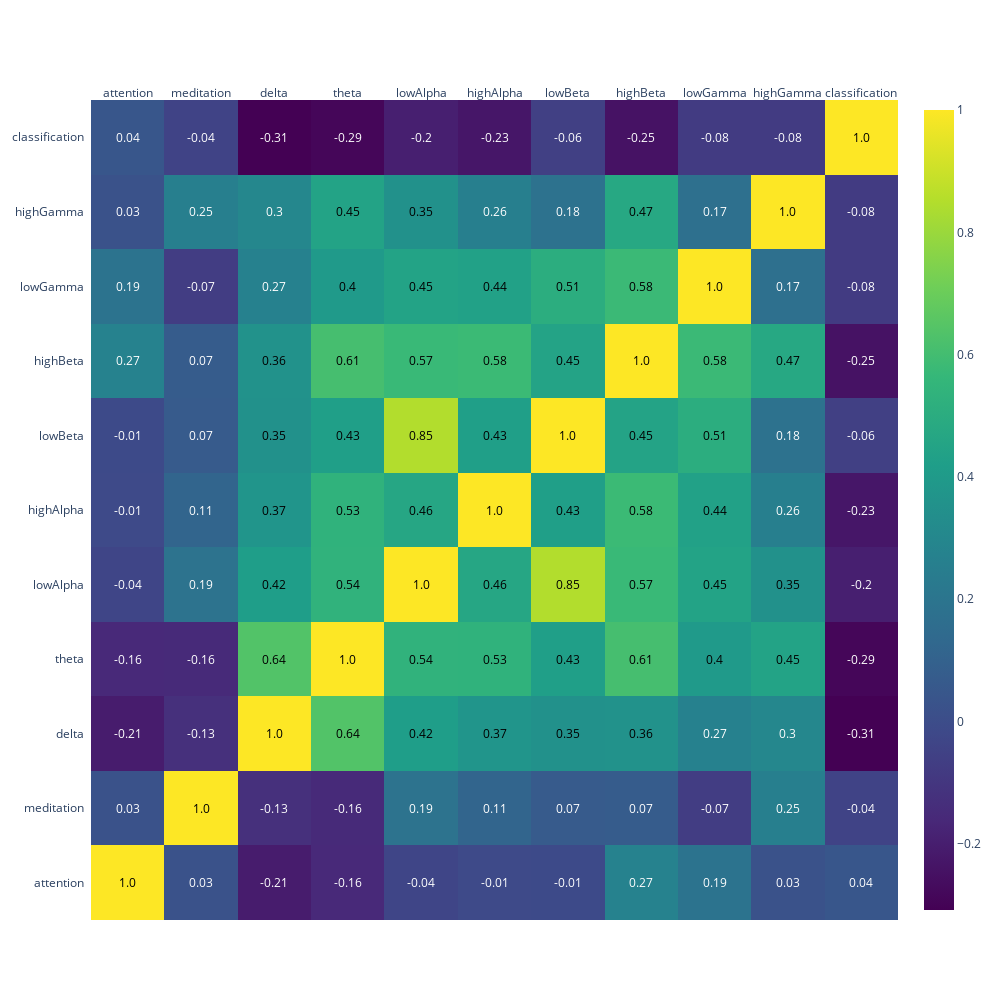

Notebook code cell kept with this figure:
### Markdown cell above
Для начала посмотрим на связи между признаками:

### Code cell
data_corr = data.corr(method='spearman') # '''создаём матрицу корреляций (с коэффициентами корреляции 
# Спирмена, поскольку мы ищем зависимости между количественными данными, не распределёнными нормально, 
# и категориальным признаком)'''

x = list(data_corr.columns)
y = list(data_corr.index)
z = np.array(data_corr)

fig = ff.create_annotated_heatmap(
    z,
    x = x,
    y = y ,
    annotation_text = np.around(z, decimals=2),
    hoverinfo='z',
    colorscale='Viridis',
    showscale=True
    )
fig.update_layout(height=1000, width=1000, showlegend=True)
#fig.update_layout(legend=dict(title=dict(text='Legend')))
fig.show()

### Figure 1 — Plotly figure (JSON) as saved in the notebook; plotly's stock layout.template omitted (floating-point values rounded to 4 significant figures)
{"data": [{"colorscale": [[0, "#440154"], [0.1111, "#482878"], [0.2222, "#3e4989"], [0.3333, "#31688e"], [0.4444, "#26828e"], [0.5556, "#1f9e89"], [0.6667, "#35b779"], [0.7778, "#6ece58"], [0.8889, "#b5de2b"], [1, "#fde725"]], "hoverinfo": "z", "reversescale": false, "showscale": true, "type": "heatmap", "x": ["attention", "meditation", "delta", "theta", "lowAlpha", "highAlpha", "lowBeta", "highBeta", "lowGamma", "highGamma", "classification"], "y": ["attention", "meditation", "delta", "theta", "lowAlpha", "highAlpha", "lowBeta", "highBeta", "lowGamma", "highGamma", "classification"], "z": [[1, 0.02599, -0.2061, -0.1574, -0.03517, -0.01312, -0.01155, 0.2736, 0.1891, 0.02562, 0.04465], [0.02599, 1, -0.128, -0.1553, 0.1868, 0.1122, 0.06521, 0.06969, -0.07065, 0.2544, -0.04392], [-0.2061, -0.128, 1, 0.6377, 0.4213, 0.3699, 0.3493, 0.3558, 0.2672, 0.2999, -0.3083], [-0.1574, -0.1553, 0.6377, 1, 0.5367, 0.5335, 0.4254, 0.6079, 0.3968, 0.4451, -0.2886], [-0.03517, 0.1868, 0.4213, 0.5367, 1, 0.4631, 0.8495, 0.5745, 0.4467, 0.3494, -0.1951], [-0.01312, 0.1122, 0.3699, 0.5335, 0.4631, 1, 0.4272, 0.5803, 0.4365, 0.2568, -0.2295], [-0.01155, 0.06521, 0.3493, 0.4254, 0.8495, 0.4272, 1, 0.4486, 0.5065, 0.1811, -0.05938], [0.2736, 0.06969, 0.3558, 0.6079, 0.5745, 0.5803, 0.4486, 1, 0.5782, 0.4739, -0.2457], [0.1891, -0.07065, 0.2672, 0.3968, 0.4467, 0.4365, 0.5065, 0.5782, 1, 0.17, -0.07982], [0.02562, 0.2544, 0.2999, 0.4451, 0.3494, 0.2568, 0.1811, 0.4739, 0.17, 1, -0.08096], [0.04465, -0.04392, -0.3083, -0.2886, -0.1951, -0.2295, -0.05938, -0.2457, -0.07982, -0.08096, 1]]}], "layout": {"annotations": [{"font": {"color": "#000000"}, "showarrow": false, "text": "1.0", "x": "attention", "xref": "x", "y": "attention", "yref": "y"}, {"font": {"color": "#FFFFFF"}, "showarrow": false, "text": "0.03", "x": "meditation", "xref": "x", "y": "attention", "yref": "y"}, {"font": {"color": "#FFFFFF"}, "showarrow": false, "text": "-0.21", "x": "delta", "xref": "x", "y": "attention", "yref": "y"}, {"font": {"color": "#FFFFFF"}, "showarrow": false, "text": "-0.16", "x": "theta", "xref": "x", "y": "attention", "yref": "y"}, {"font": {"color": "#FFFFFF"}, "showarrow": false, "text": "-0.04", "x": "lowAlpha", "xref": "x", "y": "attention", "yref": "y"}, {"font": {"color": "#FFFFFF"}, "showarrow": false, "text": "-0.01", "x": "highAlpha", "xref": "x", "y": "attention", "yref": "y"}, {"font": {"color": "#FFFFFF"}, "showarrow": false, "text": "-0.01", "x": "lowBeta", "xref": "x", "y": "attention", "yref": "y"}, {"font": {"color": "#FFFFFF"}, "showarrow": false, "text": "0.27", "x": "highBeta", "xref": "x", "y": "attention", "yref": "y"}, {"font": {"color": "#FFFFFF"}, "showarrow": false, "text": "0.19", "x": "lowGamma", "xref": "x", "y": "attention", "yref": "y"}, {"font": {"color": "#FFFFFF"}, "showarrow": false, "text": "0.03", "x": "highGamma", "xref": "x", "y": "attention", "yref": "y"}, {"font": {"color": "#FFFFFF"}, "showarrow": false, "text": "0.04", "x": "classification", "xref": "x", "y": "attention", "yref": "y"}, {"font": {"color": "#FFFFFF"}, "showarrow": false, "text": "0.03", "x": "attention", "xref": "x", "y": "meditation", "yref": "y"}, {"font": {"color": "#000000"}, "showarrow": false, "text": "1.0", "x": "meditation", "xref": "x", "y": "meditation", "yref": "y"}, {"font": {"color": "#FFFFFF"}, "showarrow": false, "text": "-0.13", "x": "delta", "xref": "x", "y": "meditation", "yref": "y"}, {"font": {"color": "#FFFFFF"}, "showarrow": false, "text": "-0.16", "x": "theta", "xref": "x", "y": "meditation", "yref": "y"}, {"font": {"color": "#FFFFFF"}, "showarrow": false, "text": "0.19", "x": "lowAlpha", "xref": "x", "y": "meditation", "yref": "y"}, {"font": {"color": "#FFFFFF"}, "showarrow": false, "text": "0.11", "x": "highAlpha", "xref": "x", "y": "meditation", "yref": "y"}, {"font": {"color": "#FFFFFF"}, "showarrow": false, "text": "0.07", "x": "lowBeta", "xref": "x", "y": "meditation", "yref": "y"}, {"font": {"color": "#FFFFFF"}, "showarrow": false, "text": "0.07", "x": "highBeta", "xref": "x", "y": "meditation", "yref": "y"}, {"font": {"color": "#FFFFFF"}, "showarrow": false, "text": "-0.07", "x": "lowGamma", "xref": "x", "y": "meditation", "yref": "y"}, {"font": {"color": "#FFFFFF"}, "showarrow": false, "text": "0.25", "x": "highGamma", "xref": "x", "y": "meditation", "yref": "y"}, {"font": {"color": "#FFFFFF"}, "showarrow": false, "text": "-0.04", "x": "classification", "xref": "x", "y": "meditation", "yref": "y"}, {"font": {"color": "#FFFFFF"}, "showarrow": false, "text": "-0.21", "x": "attention", "xref": "x", "y": "delta", "yref": "y"}, {"font": {"color": "#FFFFFF"}, "showarrow": false, "text": "-0.13", "x": "meditation", "xref": "x", "y": "delta", "yref": "y"}, {"font": {"color": "#000000"}, "showarrow": false, "text": "1.0", "x": "delta", "xref": "x", "y": "delta", "yref": "y"}, {"font": {"color": "#000000"}, "showarrow": false, "text": "0.64", "x": "theta", "xref": "x", "y": "delta", "yref": "y"}, {"font": {"color": "#000000"}, "showarrow": false, "text": "0.42", "x": "lowAlpha", "xref": "x", "y": "delta", "yref": "y"}, {"font": {"color": "#000000"}, "showarrow": false, "text": "0.37", "x": "highAlpha", "xref": "x", "y": "delta", "yref": "y"}, {"font": {"color": "#000000"}, "showarrow": false, "text": "0.35", "x": "lowBeta", "xref": "x", "y": "delta", "yref": "y"}, {"font": {"color": "#000000"}, "showarrow": false, "text": "0.36", "x": "highBeta", "xref": "x", "y": "delta", "yref": "y"}, {"font": {"color": "#FFFFFF"}, "showarrow": false, "text": "0.27", "x": "lowGamma", "xref": "x", "y": "delta", "yref": "y"}, {"font": {"color": "#FFFFFF"}, "showarrow": false, "text": "0.3", "x": "highGamma", "xref": "x", "y": "delta", "yref": "y"}, {"font": {"color": "#FFFFFF"}, "showarrow": false, "text": "-0.31", "x": "classification", "xref": "x", "y": "delta", "yref": "y"}, {"font": {"color": "#FFFFFF"}, "showarrow": false, "text": "-0.16", "x": "attention", "xref": "x", "y": "theta", "yref": "y"}, {"font": {"color": "#FFFFFF"}, "showarrow": false, "text": "-0.16", "x": "meditation", "xref": "x", "y": "theta", "yref": "y"}, {"font": {"color": "#000000"}, "showarrow": false, "text": "0.64", "x": "delta", "xref": "x", "y": "theta", "yref": "y"}, {"font": {"color": "#000000"}, "showarrow": false, "text": "1.0", "x": "theta", "xref": "x", "y": "theta", "yref": "y"}, {"font": {"color": "#000000"}, "showarrow": false, "text": "0.54", "x": "lowAlpha", "xref": "x", "y": "theta", "yref": "y"}, {"font": {"color": "#000000"}, "showarrow": false, "text": "0.53", "x": "highAlpha", "xref": "x", "y": "theta", "yref": "y"}, {"font": {"color": "#000000"}, "showarrow": false, "text": "0.43", "x": "lowBeta", "xref": "x", "y": "theta", "yref": "y"}, {"font": {"color": "#000000"}, "showarrow": false, "text": "0.61", "x": "highBeta", "xref": "x", "y": "theta", "yref": "y"}, {"font": {"color": "#000000"}, "showarrow": false, "text": "0.4", "x": "lowGamma", "xref": "x", "y": "theta", "yref": "y"}, {"font": {"color": "#000000"}, "showarrow": false, "text": "0.45", "x": "highGamma", "xref": "x", "y": "theta", "yref": "y"}, {"font": {"color": "#FFFFFF"}, "showarrow": false, "text": "-0.29", "x": "classification", "xref": "x", "y": "theta", "yref": "y"}, {"font": {"color": "#FFFFFF"}, "showarrow": false, "text": "-0.04", "x": "attention", "xref": "x", "y": "lowAlpha", "yref": "y"}, {"font": {"color": "#FFFFFF"}, "showarrow": false, "text": "0.19", "x": "meditation", "xref": "x", "y": "lowAlpha", "yref": "y"}, {"font": {"color": "#000000"}, "showarrow": false, "text": "0.42", "x": "delta", "xref": "x", "y": "lowAlpha", "yref": "y"}, {"font": {"color": "#000000"}, "showarrow": false, "text": "0.54", "x": "theta", "xref": "x", "y": "lowAlpha", "yref": "y"}, {"font": {"color": "#000000"}, "showarrow": false, "text": "1.0", "x": "lowAlpha", "xref": "x", "y": "lowAlpha", "yref": "y"}, {"font": {"color": "#000000"}, "showarrow": false, "text": "0.46", "x": "highAlpha", "xref": "x", "y": "lowAlpha", "yref": "y"}, {"font": {"color": "#000000"}, "showarrow": false, "text": "0.85", "x": "lowBeta", "xref": "x", "y": "lowAlpha", "yref": "y"}, {"font": {"color": "#000000"}, "showarrow": false, "text": "0.57", "x": "highBeta", "xref": "x", "y": "lowAlpha", "yref": "y"}, {"font": {"color": "#000000"}, "showarrow": false, "text": "0.45", "x": "lowGamma", "xref": "x", "y": "lowAlpha", "yref": "y"}, {"font": {"color": "#000000"}, "showarrow": false, "text": "0.35", "x": "highGamma", "xref": "x", "y": "lowAlpha", "yref": "y"}, {"font": {"color": "#FFFFFF"}, "showarrow": false, "text": "-0.2", "x": "classification", "xref": "x", "y": "lowAlpha", "yref": "y"}, {"font": {"color": "#FFFFFF"}, "showarrow": false, "text": "-0.01", "x": "attention", "xref": "x", "y": "highAlpha", "yref": "y"}, {"font": {"color": "#FFFFFF"}, "showarrow": false, "text": "0.11", "x": "meditation", "xref": "x", "y": "highAlpha", "yref": "y"}, {"font": {"color": "#000000"}, "showarrow": false, "text": "0.37", "x": "delta", "xref": "x", "y": "highAlpha", "yref": "y"}, {"font": {"color": "#000000"}, "showarrow": false, "text": "0.53", "x": "theta", "xref": "x", "y": "highAlpha", "yref": "y"}, {"font": {"color": "#000000"}, "showarrow": false, "text": "0.46", "x": "lowAlpha", "xref": "x", "y": "highAlpha", "yref": "y"}, {"font": {"color": "#000000"}, "showarrow": false, "text": "1.0", "x": "highAlpha", "xref": "x", "y": "highAlpha", "yref": "y"}, {"font": {"color": "#000000"}, "showarrow": false, "text": "0.43", "x": "lowBeta", "xref": "x", "y": "highAlpha", "yref": "y"}, {"font": {"color": "#000000"}, "showarrow": false, "text": "0.58", "x": "highBeta", "xref": "x", "y": "highAlpha", "yref": "y"}, {"font": {"color": "#000000"}, "showarrow": false, "text": "0.44", "x": "lowGamma", "xref": "x", "y": "highAlpha", "yref": "y"}, {"font": {"color": "#FFFFFF"}, "showarrow": false, "text": "0.26", "x": "highGamma", "xref": "x", "y": "highAlpha", "yref": "y"}, {"font": {"color": "#FFFFFF"}, "showarrow": false, "text": "-0.23", "x": "classification", "xref": "x", "y": "highAlpha", "yref": "y"}, {"font": {"color": "#FFFFFF"}, "showarrow": false, "text": "-0.01", "x": "attention", "xref": "x", "y": "lowBeta", "yref": "y"}, {"font": {"color": "#FFFFFF"}, "showarrow": false, "text": "0.07", "x": "meditation", "xref": "x", "y": "lowBeta", "yref": "y"}, {"font": {"color": "#000000"}, "showarrow": false, "text": "0.35", "x": "delta", "xref": "x", "y": "lowBeta", "yref": "y"}, {"font": {"color": "#000000"}, "showarrow": false, "text": "0.43", "x": "theta", "xref": "x", "y": "lowBeta", "yref": "y"}, {"font": {"color": "#000000"}, "showarrow": false, "text": "0.85", "x": "lowAlpha", "xref": "x", "y": "lowBeta", "yref": "y"}, {"font": {"color": "#000000"}, "showarrow": false, "text": "0.43", "x": "highAlpha", "xref": "x", "y": "lowBeta", "yref": "y"}, {"font": {"color": "#000000"}, "showarrow": false, "text": "1.0", "x": "lowBeta", "xref": "x", "y": "lowBeta", "yref": "y"}, {"font": {"color": "#000000"}, "showarrow": false, "text": "0.45", "x": "highBeta", "xref": "x", "y": "lowBeta", "yref": "y"}, {"font": {"color": "#000000"}, "showarrow": false, "text": "0.51", "x": "lowGamma", "xref": "x", "y": "lowBeta", "yref": "y"}, {"font": {"color": "#FFFFFF"}, "showarrow": false, "text": "0.18", "x": "highGamma", "xref": "x", "y": "lowBeta", "yref": "y"}, {"font": {"color": "#FFFFFF"}, "showarrow": false, "text": "-0.06", "x": "classification", "xref": "x", "y": "lowBeta", "yref": "y"}, {"font": {"color": "#FFFFFF"}, "showarrow": false, "text": "0.27", "x": "attention", "xref": "x", "y": "highBeta", "yref": "y"}, {"font": {"color": "#FFFFFF"}, "showarrow": false, "text": "0.07", "x": "meditation", "xref": "x", "y": "highBeta", "yref": "y"}, {"font": {"color": "#000000"}, "showarrow": false, "text": "0.36", "x": "delta", "xref": "x", "y": "highBeta", "yref": "y"}, {"font": {"color": "#000000"}, "showarrow": false, "text": "0.61", "x": "theta", "xref": "x", "y": "highBeta", "yref": "y"}, {"font": {"color": "#000000"}, "showarrow": false, "text": "0.57", "x": "lowAlpha", "xref": "x", "y": "highBeta", "yref": "y"}, {"font": {"color": "#000000"}, "showarrow": false, "text": "0.58", "x": "highAlpha", "xref": "x", "y": "highBeta", "yref": "y"}, {"font": {"color": "#000000"}, "showarrow": false, "text": "0.45", "x": "lowBeta", "xref": "x", "y": "highBeta", "yref": "y"}, {"font": {"color": "#000000"}, "showarrow": false, "text": "1.0", "x": "highBeta", "xref": "x", "y": "highBeta", "yref": "y"}, {"font": {"color": "#000000"}, "showarrow": false, "text": "0.58", "x": "lowGamma", "xref": "x", "y": "highBeta", "yref": "y"}, {"font": {"color": "#000000"}, "showarrow": false, "text": "0.47", "x": "highGamma", "xref": "x", "y": "highBeta", "yref": "y"}, {"font": {"color": "#FFFFFF"}, "showarrow": false, "text": "-0.25", "x": "classification", "xref": "x", "y": "highBeta", "yref": "y"}, {"font": {"color": "#FFFFFF"}, "showarrow": false, "text": "0.19", "x": "attention", "xref": "x", "y": "lowGamma", "yref": "y"}, {"font": {"color": "#FFFFFF"}, "showarrow": false, "text": "-0.07", "x": "meditation", "xref": "x", "y": "lowGamma", "yref": "y"}, {"font": {"color": "#FFFFFF"}, "showarrow": false, "text": "0.27", "x": "delta", "xref": "x", "y": "lowGamma", "yref": "y"}, {"font": {"color": "#000000"}, "showarrow": false, "text": "0.4", "x": "theta", "xref": "x", "y": "lowGamma", "yref": "y"}, {"font": {"color": "#000000"}, "showarrow": false, "text": "0.45", "x": "lowAlpha", "xref": "x", "y": "lowGamma", "yref": "y"}, {"font": {"color": "#000000"}, "showarrow": false, "text": "0.44", "x": "highAlpha", "xref": "x", "y": "lowGamma", "yref": "y"}, {"font": {"color": "#000000"}, "showarrow": false, "text": "0.51", "x": "lowBeta", "xref": "x", "y": "lowGamma", "yref": "y"}, {"font": {"color": "#000000"}, "showarrow": false, "text": "0.58", "x": "highBeta", "xref": "x", "y": "lowGamma", "yref": "y"}, {"font": {"color": "#000000"}, "showarrow": false, "text": "1.0", "x": "lowGamma", "xref": "x", "y": "lowGamma", "yref": "y"}, {"font": {"color": "#FFFFFF"}, "showarrow": false, "text": "0.17", "x": "highGamma", "xref": "x", "y": "lowGamma", "yref": "y"}, {"font": {"color": "#FFFFFF"}, "showarrow": false, "text": "-0.08", "x": "classification", "xref": "x", "y": "lowGamma", "yref": "y"}, {"font": {"color": "#FFFFFF"}, "showarrow": false, "text": "0.03", "x": "attention", "xref": "x", "y": "highGamma", "yref": "y"}, {"font": {"color": "#FFFFFF"}, "showarrow": false, "text": "0.25", "x": "meditation", "xref": "x", "y": "highGamma", "yref": "y"}, {"font": {"color": "#FFFFFF"}, "showarrow": false, "text": "0.3", "x": "delta", "xref": "x", "y": "highGamma", "yref": "y"}, {"font": {"color": "#000000"}, "showarrow": false, "text": "0.45", "x": "theta", "xref": "x", "y": "highGamma", "yref": "y"}, {"font": {"color": "#000000"}, "showarrow": false, "text": "0.35", "x": "lowAlpha", "xref": "x", "y": "highGamma", "yref": "y"}, {"font": {"color": "#FFFFFF"}, "showarrow": false, "text": "0.26", "x": "highAlpha", "xref": "x", "y": "highGamma", "yref": "y"}, {"font": {"color": "#FFFFFF"}, "showarrow": false, "text": "0.18", "x": "lowBeta", "xref": "x", "y": "highGamma", "yref": "y"}, {"font": {"color": "#000000"}, "showarrow": false, "text": "0.47", "x": "highBeta", "xref": "x", "y": "highGamma", "yref": "y"}, {"font": {"color": "#FFFFFF"}, "showarrow": false, "text": "0.17", "x": "lowGamma", "xref": "x", "y": "highGamma", "yref": "y"}, {"font": {"color": "#000000"}, "showarrow": false, "text": "1.0", "x": "highGamma", "xref": "x", "y": "highGamma", "yref": "y"}, {"font": {"color": "#FFFFFF"}, "showarrow": false, "text": "-0.08", "x": "classification", "xref": "x", "y": "highGamma", "yref": "y"}, {"font": {"color": "#FFFFFF"}, "showarrow": false, "text": "0.04", "x": "attention", "xref": "x", "y": "classification", "yref": "y"}, {"font": {"color": "#FFFFFF"}, "showarrow": false, "text": "-0.04", "x": "meditation", "xref": "x", "y": "classification", "yref": "y"}, {"font": {"color": "#FFFFFF"}, "showarrow": false, "text": "-0.31", "x": "delta", "xref": "x", "y": "classification", "yref": "y"}, {"font": {"color": "#FFFFFF"}, "showarrow": false, "text": "-0.29", "x": "theta", "xref": "x", "y": "classification", "yref": "y"}, {"font": {"color": "#FFFFFF"}, "showarrow": false, "text": "-0.2", "x": "lowAlpha", "xref": "x", "y": "classification", "yref": "y"}, {"font": {"color": "#FFFFFF"}, "showarrow": false, "text": "-0.23", "x": "highAlpha", "xref": "x", "y": "classification", "yref": "y"}, {"font": {"color": "#FFFFFF"}, "showarrow": false, "text": "-0.06", "x": "lowBeta", "xref": "x", "y": "classification", "yref": "y"}, {"font": {"color": "#FFFFFF"}, "showarrow": false, "text": "-0.25", "x": "highBeta", "xref": "x", "y": "classification", "yref": "y"}, {"font": {"color": "#FFFFFF"}, "showarrow": false, "text": "-0.08", "x": "lowGamma", "xref": "x", "y": "classification", "yref": "y"}, {"font": {"color": "#FFFFFF"}, "showarrow": false, "text": "-0.08", "x": "highGamma", "xref": "x", "y": "classification", "yref": "y"}, {"font": {"color": "#000000"}, "showarrow": false, "text": "1.0", "x": "classification", "xref": "x", "y": "classification", "yref": "y"}], "height": 1000, "showlegend": true, "width": 1000, "xaxis": {"dtick": 1, "gridcolor": "rgb(0, 0, 0)", "side": "top", "ticks": ""}, "yaxis": {"dtick": 1, "ticks": "", "ticksuffix": "  "}}}
